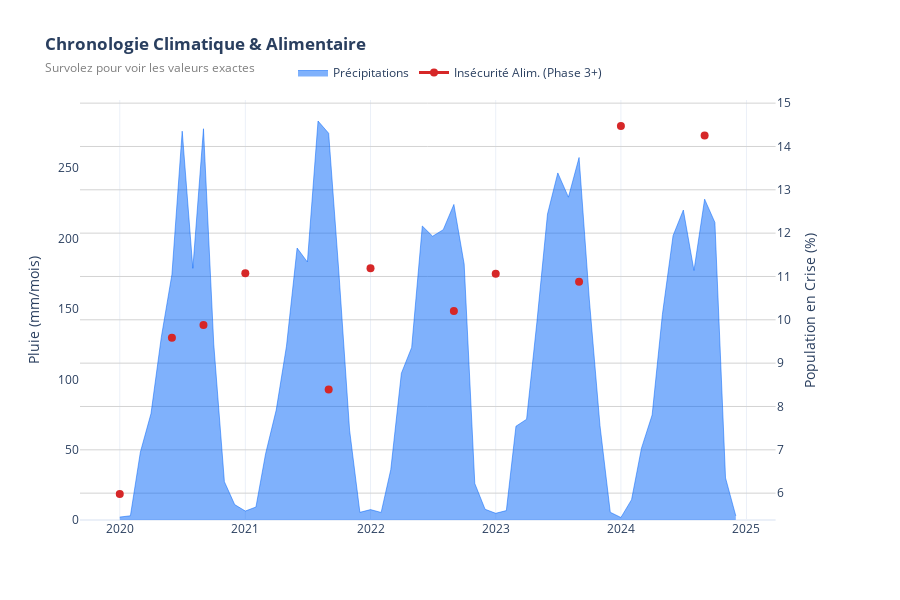

The notebook cell this image was saved under:
### Markdown cell above
## Visualisation

### Code cell
import pandas as pd
import seaborn as sns
import matplotlib.pyplot as plt
import plotly.express as px
import plotly.graph_objects as go
from plotly.subplots import make_subplots

# 1. Chargement & Prépa
df = pd.read_parquet("../data/processed/NIGERIA_FINAL_FULL.parquet")

# Conversion Pluie (si pas déjà fait)
if df['Rainf_f_tavg'].mean() < 1:
    df['Rainfall_mm'] = df['Rainf_f_tavg'] * 86400 * 30.4
else:
    df['Rainfall_mm'] = df['Rainf_f_tavg']

# Target %
df['target_pct'] = (df['phase35'] / df['population']) * 100
